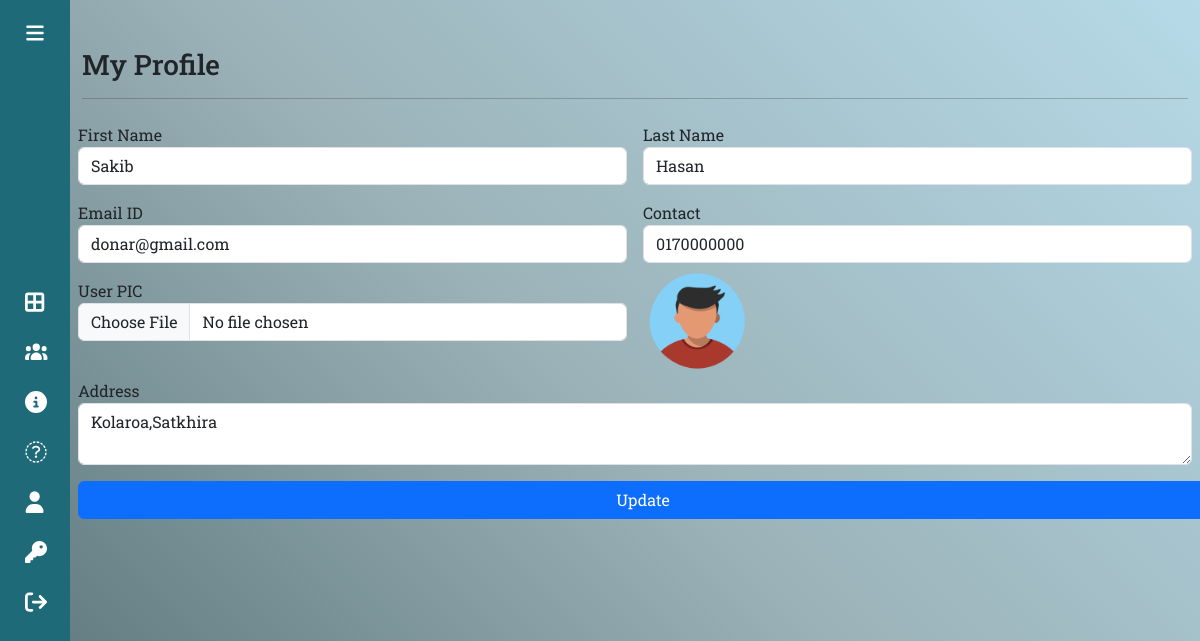
Page /profile-donar/ (signed in) on the committed database.
### app/models.py (models this page shows, shortened)
class Donar(models.Model):
    user = models.ForeignKey(User, on_delete=models.CASCADE)
    contact = models.CharField(max_length=15, null=True)
    address = models.CharField(max_length=300, null=True)
    userpic = models.ImageField(upload_to='Donar', null=True, blank=True)
    regdate = models.DateTimeField(auto_now_add=True)

### app/views.py (the view, shortened to what this page needs)
# urls.py: path("profile-donar/", views.profile_donar.as_view(), name="profile-donar"),
class profile_donar(View):
    def get(self,request):
        form1 = UserForm()
        form2 = DonarSignupForm()
        user = request.user
        donar = Donar.objects.get(user= user)
        return render(request, "profile-donar.html",locals())

### app/forms.py (shortened to what this page needs)
class UserForm (UserCreationForm):    #(forms.ModelForm) : #(UserCreationForm):
    password1 = forms.CharField(label='Password',widget=forms.PasswordInput(attrs={'class': 'form-control','placeholder':'Enter Password'}))
    password2 = forms.CharField(label='Confirm Password (again)', widget=forms.PasswordInput(attrs={'class' : 'form-control', 'placeholder': 'Enter Password Again'}) )
    class Meta:
        model = User
        fields=['first_name', 'last_name', 'username', 'email', 'password1','password2']
        widgets={
            'first_name' : forms.TextInput(attrs={'class':'form-control', 'placeholder': 'Enter First Name'}),
            'last_name' : forms.TextInput(attrs={'class':'form-control', 'placeholder': 'Enter last Name'}),
            'username' : forms.TextInput(attrs={'class':'form-control', 'placeholder': 'Username'}),
            'email' : forms.EmailInput(attrs={'class':'form-control', 'placeholder': 'Email ID'})
        }

class DonarSignupForm(forms.ModelForm):
    userpic = forms.ImageField(widget=forms.FileInput(attrs={'class': 'form-control'})),
    class Meta:
        model = Donar
        fields=['contact', 'userpic', 'address']
        widgets={
            'contact' : forms.NumberInput(attrs={'class':'form-control', 'placeholder': 'Contact Number'}),
            'address' : forms.TextInput(attrs={'class':'form-control', 'placeholder': 'Full Address'})
        }

### app/templates/profile-donar.html (shortened to what this page needs)
{% extends 'base-donar.html' %}
{% load static %}
{% block main %}
<div class="container mt-5 vh-100 table-responsive">
    <h3>My Profile</h3>
    <hr>
    <form action="" method="POST" enctype="multipart/form-data" novalidate>
    <div class="row">
    <div class="col-sm-6 p-2">
        <div class="form-group">
            <label>First Name</label>
            <input type="text" name="firstname" placeholder="Enter First Name"  class="form-control"  pattern="[A-Za-z]+" value="{{donar.user.first_name}}">
        </div>
    </div>
    <div class="col-sm-6 p-2">
        <div class="form-group">
            <label>Last Name</label>
            <input type="text" name="lastname" placeholder="Enter Last Name"  class="form-control" pattern="[A-Za-z]+" value="{{donar.user.last_name}}">
        </div>
    </div>
    <div class="col-sm-6 p-2">
        <div class="form-group">
            <label>Email ID</label>
            <input type="email" name="email" readonly placeholder="Email Address" required class="form-control" value="{{donar.user.email}}">
        </div>
    </div>
    <div class="col-sm-6 p-2">
        <div class="form-group">
            <label>Contact</label>
            <input type="text" name="contact" placeholder="Contact Number" required class="form-control" value="{{donar.contact}}">
        </div>
    </div>
    <div class="col-sm-6 p-2">
        <div class="form-group">
            <label>User PIC</label>
            <input type="file" name="userpic" class="form-control" value="{{donar.userpic.url}}">
        </div>
    </div>
    <div class="col-sm-6">
        <div class="form-group">
            <img src = "{{donar.userpic.url}}" width="100" height="100">
        </div>
    </div>
    <div class="col-sm-12 p-2">
        <div class="form-group">
            <label>Address</label>
            <textarea name="address" class="form-control" placeholder="Full Address">{{donar.address}}</textarea>
        </div>
    </div>
  <input type="submit" value="Update" class="m-2 px-3 btn btn-primary">
</div>
</form>
</div>
{% endblock main %}

### app/static/css/style-admin.css (style rules this page uses)
* { margin:0; padding:0; box-sizing: border-box; }
body { position: relative; min-height: 100vh; width: 100%; overflow: hidden; }

### app/templates/base-donar.html (style rules this page uses)
body { background-image: linear-gradient(45deg, #546f74, #9bb2b8, #b6dae8); }

### rows in the picture
Donar: firstname "Sakib", lastname "Hasan", email "donar@gmail.com", contact "0170000000", userpic (picture), address "Kolaroa,Satkhira"
